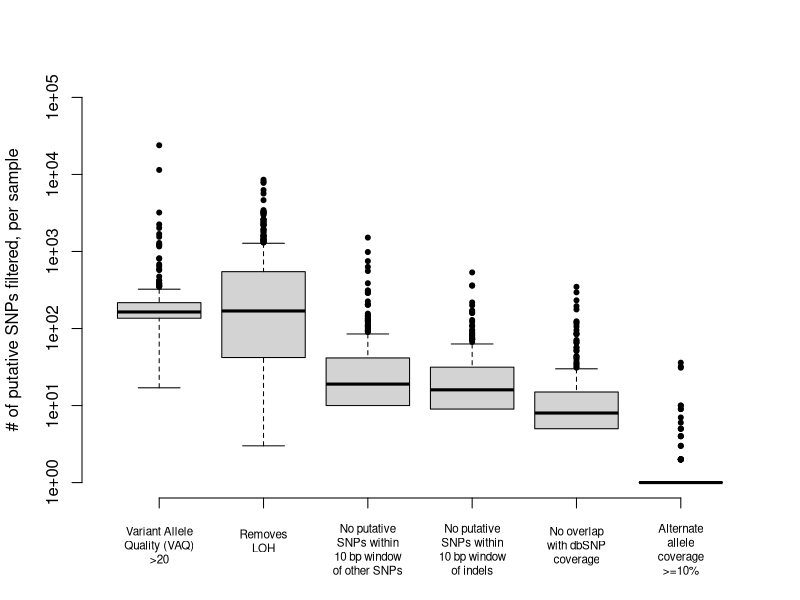
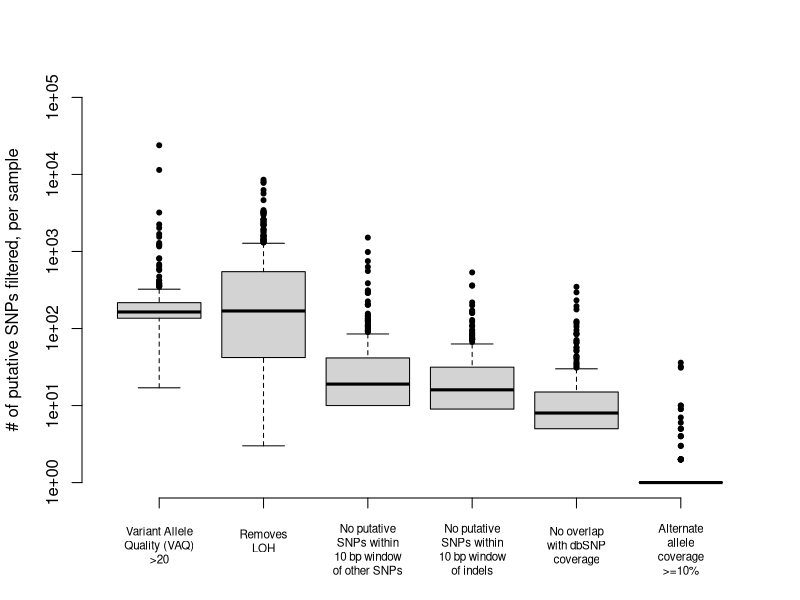
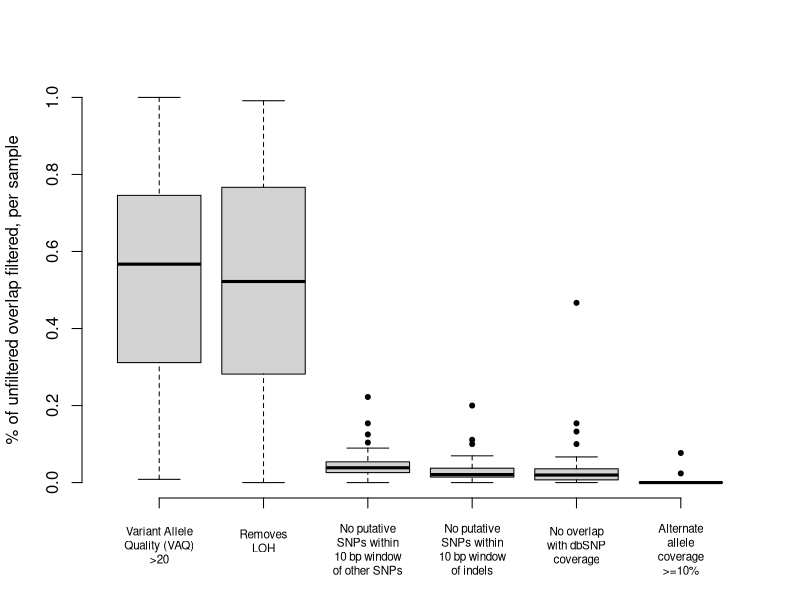
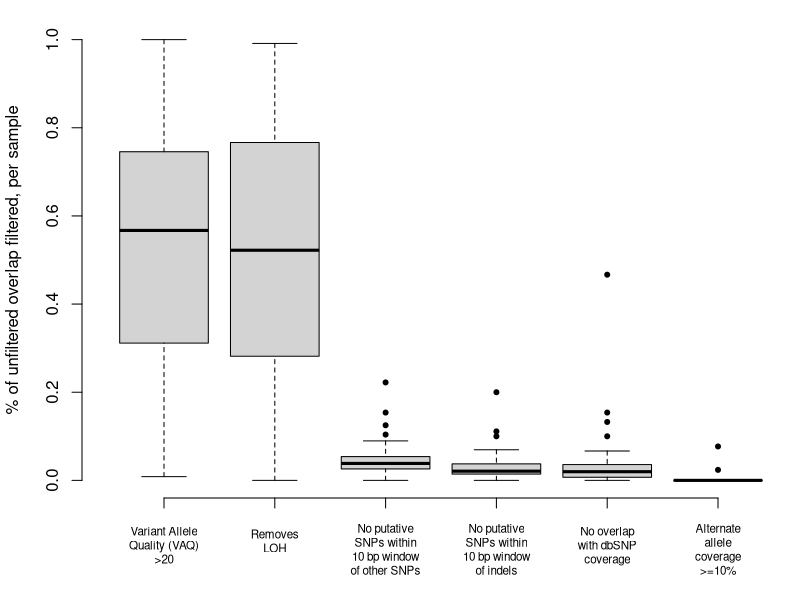

Source code (R) for these figures, in order:
# this script looks in different ways at which mutations are removed when I run the filters

# first look at the STD_40 data
# first, just everything removed, each file individually, how many by each filter 3-8
data = read.table( "../FIGURE_DATA/numbers_excluded_by_filter_MUTATION_CALLS_STD40.txt", header=T )

# make density of each filter removal
d3 = density( data$FILTER_3 )
d4 = density( data$FILTER_4 )
d5 = density( data$FILTER_5 )
d6 = density( data$FILTER_6 )
d7 = density( data$FILTER_7 )
d8 = density( data$FILTER_8 )

# make the box plot that will show everything
png( "../FIGURE_PDFS/boxplot_number_filtered.png" )
par(bty='n')
boxplot( data[,c(5,7,4,3,6,8)], log='y', ylim=c(1,100000), xaxt='n', pch=20, ylab="# of putative SNPs filtered, per sample" )
axis( 1, at=1:6, padj=0.8, cex.axis=0.7, labels=c( "Variant Allele\nQuality (VAQ)\n>20", "Removes\nLOH", "No putative\nSNPs within\n10 bp window\nof other SNPs", "No putative\nSNPs within\n10 bp window\nof indels", "No overlap\nwith dbSNP\ncoverage", "Alternate\nallele\ncoverage\n>=10%") )
dev.off()

pdf( "../FIGURE_PDFS/boxplot_number_filtered.pdf" )
par(bty='n')
boxplot( data[,c(5,7,4,3,6,8)], log='y', ylim=c(1,100000), xaxt='n', pch=20, ylab="# of putative SNPs filtered, per sample" )
axis( 1, at=1:6, padj=0.8, cex.axis=0.7, labels=c( "Variant Allele\nQuality (VAQ)\n>20", "Removes\nLOH", "No putative\nSNPs within\n10 bp window\nof other SNPs", "No putative\nSNPs within\n10 bp window\nof indels", "No overlap\nwith dbSNP\ncoverage", "Alternate\nallele\ncoverage\n>=10%") )
dev.off()

### still working on two problems:
### how to make the figure horizontally longer so that all labels fit, and 
### how to move the x-axis lables down relative to the x-axis, again so they fit


#axis( 1, at=1:6 )
#mtext( side=1, text="Variant Allele\nQuality (VAQ)\n>20", line=4, cex=-20 )
#, "Removes\nLOH", "No putative\nSNPs within\n10 bp window\nof other SNPs", "No putative\nSNPs within\n10 bp window\nof indels", "No overlap\nwith dbSNP\ncoverage", "Alternate\nallele\ncoverage\n>=10%"), line=4 )

## this second part of the script makes the same figure, but for only the putative SNPs that are in the overlaps in the unfiltered data

overlap_data = read.table( "../FIGURE_DATA/overlap_numbers_excluded_by_filter_MUTATION_CALLS_STD40.txt", header=T )

# make the same plot for the overlaps
png( "../FIGURE_PDFS/boxplot_percent_overlap_filtered.png" )
par(bty='n')
boxplot( overlap_data[,c(9,13,7,5,11,15)], ylim=c(0,1), xaxt='n', ylab="% of unfiltered overlap filtered, per sample", pch=20 )
axis( 1, at=1:6, padj = 0.8, cex.axis=0.7, labels=c( "Variant Allele\nQuality (VAQ)\n>20", "Removes\nLOH", "No putative\nSNPs within\n10 bp window\nof other SNPs", "No putative\nSNPs within\n10 bp window\nof indels", "No overlap\nwith dbSNP\ncoverage", "Alternate\nallele\ncoverage\n>=10%") )
dev.off()

# make the same plot for the overlaps
pdf( "../FIGURE_PDFS/boxplot_percent_overlap_filtered.pdf", width=6, height=5 )
par(bty='n', mar=c(5.1,4.1,1.1,0))
boxplot( overlap_data[,c(9,13,7,5,11,15)], ylim=c(0,1), xaxt='n', ylab="% of unfiltered overlap filtered, per sample", pch=20 )
axis( 1, at=1:6, padj = 0.8, cex.axis=0.7, labels=c( "Variant Allele\nQuality (VAQ)\n>20", "Removes\nLOH", "No putative\nSNPs within\n10 bp window\nof other SNPs", "No putative\nSNPs within\n10 bp window\nof indels", "No overlap\nwith dbSNP\ncoverage", "Alternate\nallele\ncoverage\n>=10%") )
dev.off()